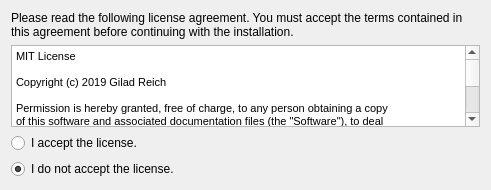
<?xml version="1.0" encoding="UTF-8"?>
<ui version="4.0">
 <class>LicenseWidget</class>
 <widget class="QWidget" name="LicenseWidget">
  <property name="geometry">
   <rect>
    <x>0</x>
    <y>0</y>
    <width>491</width>
    <height>190</height>
   </rect>
  </property>
  <property name="minimumSize">
   <size>
    <width>491</width>
    <height>190</height>
   </size>
  </property>
  <property name="windowTitle">
   <string>Form</string>
  </property>
  <layout class="QVBoxLayout" name="verticalLayout">
   <item>
    <widget class="QLabel" name="label">
     <property name="sizePolicy">
      <sizepolicy hsizetype="MinimumExpanding" vsizetype="Minimum">
       <horstretch>0</horstretch>
       <verstretch>0</verstretch>
      </sizepolicy>
     </property>
     <property name="text">
      <string>Please read the following license agreement. You must accept the terms contained in this agreement before continuing with the installation.</string>
     </property>
     <property name="wordWrap">
      <bool>true</bool>
     </property>
    </widget>
   </item>
   <item>
    <widget class="QTextBrowser" name="textBrowser">
     <property name="html">
      <string>&lt;!DOCTYPE HTML PUBLIC &quot;-//W3C//DTD HTML 4.0//EN&quot; &quot;http://www.w3.org/TR/REC-html40/strict.dtd&quot;&gt;
&lt;html&gt;&lt;head&gt;&lt;meta name=&quot;qrichtext&quot; content=&quot;1&quot; /&gt;&lt;style type=&quot;text/css&quot;&gt;
p, li { white-space: pre-wrap; }
&lt;/style&gt;&lt;/head&gt;&lt;body style=&quot; font-family:'MS Shell Dlg 2'; font-size:8.25pt; font-weight:400; font-style:normal;&quot;&gt;
&lt;p style=&quot; margin-top:0px; margin-bottom:0px; margin-left:0px; margin-right:0px; -qt-block-indent:0; text-indent:0px;&quot;&gt;MIT License&lt;/p&gt;
&lt;p style=&quot;-qt-paragraph-type:empty; margin-top:0px; margin-bottom:0px; margin-left:0px; margin-right:0px; -qt-block-indent:0; text-indent:0px;&quot;&gt;&lt;br /&gt;&lt;/p&gt;
&lt;p style=&quot; margin-top:0px; margin-bottom:0px; margin-left:0px; margin-right:0px; -qt-block-indent:0; text-indent:0px;&quot;&gt;Copyright (c) 2019 Gilad Reich&lt;/p&gt;
&lt;p style=&quot;-qt-paragraph-type:empty; margin-top:0px; margin-bottom:0px; margin-left:0px; margin-right:0px; -qt-block-indent:0; text-indent:0px;&quot;&gt;&lt;br /&gt;&lt;/p&gt;
&lt;p style=&quot; margin-top:0px; margin-bottom:0px; margin-left:0px; margin-right:0px; -qt-block-indent:0; text-indent:0px;&quot;&gt;Permission is hereby granted, free of charge, to any person obtaining a copy&lt;/p&gt;
&lt;p style=&quot; margin-top:0px; margin-bottom:0px; margin-left:0px; margin-right:0px; -qt-block-indent:0; text-indent:0px;&quot;&gt;of this software and associated documentation files (the &amp;quot;Software&amp;quot;), to deal&lt;/p&gt;
&lt;p style=&quot; margin-top:0px; margin-bottom:0px; margin-left:0px; margin-right:0px; -qt-block-indent:0; text-indent:0px;&quot;&gt;in the Software without restriction, including without limitation the rights&lt;/p&gt;
&lt;p style=&quot; margin-top:0px; margin-bottom:0px; margin-left:0px; margin-right:0px; -qt-block-indent:0; text-indent:0px;&quot;&gt;to use, copy, modify, merge, publish, distribute, sublicense, and/or sell&lt;/p&gt;
&lt;p style=&quot; margin-top:0px; margin-bottom:0px; margin-left:0px; margin-right:0px; -qt-block-indent:0; text-indent:0px;&quot;&gt;copies of the Software, and to permit persons to whom the Software is&lt;/p&gt;
&lt;p style=&quot; margin-top:0px; margin-bottom:0px; margin-left:0px; margin-right:0px; -qt-block-indent:0; text-indent:0px;&quot;&gt;furnished to do so, subject to the following conditions:&lt;/p&gt;
&lt;p style=&quot;-qt-paragraph-type:empty; margin-top:0px; margin-bottom:0px; margin-left:0px; margin-right:0px; -qt-block-indent:0; text-indent:0px;&quot;&gt;&lt;br /&gt;&lt;/p&gt;
&lt;p style=&quot; margin-top:0px; margin-bottom:0px; margin-left:0px; margin-right:0px; -qt-block-indent:0; text-indent:0px;&quot;&gt;The above copyright notice and this permission notice shall be included in all&lt;/p&gt;
&lt;p style=&quot; margin-top:0px; margin-bottom:0px; margin-left:0px; margin-right:0px; -qt-block-indent:0; text-indent:0px;&quot;&gt;copies or substantial portions of the Software.&lt;/p&gt;
&lt;p style=&quot;-qt-paragraph-type:empty; margin-top:0px; margin-bottom:0px; margin-left:0px; margin-right:0px; -qt-block-indent:0; text-indent:0px;&quot;&gt;&lt;br /&gt;&lt;/p&gt;
&lt;p style=&quot; margin-top:0px; margin-bottom:0px; margin-left:0px; margin-right:0px; -qt-block-indent:0; text-indent:0px;&quot;&gt;THE SOFTWARE IS PROVIDED &amp;quot;AS IS&amp;quot;, WITHOUT WARRANTY OF ANY KIND, EXPRESS OR&lt;/p&gt;
&lt;p style=&quot; margin-top:0px; margin-bottom:0px; margin-left:0px; margin-right:0px; -qt-block-indent:0; text-indent:0px;&quot;&gt;IMPLIED, INCLUDING BUT NOT LIMITED TO THE WARRANTIES OF MERCHANTABILITY,&lt;/p&gt;
&lt;p style=&quot; margin-top:0px; margin-bottom:0px; margin-left:0px; margin-right:0px; -qt-block-indent:0; text-indent:0px;&quot;&gt;FITNESS FOR A PARTICULAR PURPOSE AND NONINFRINGEMENT. IN NO EVENT SHALL THE&lt;/p&gt;
&lt;p style=&quot; margin-top:0px; margin-bottom:0px; margin-left:0px; margin-right:0px; -qt-block-indent:0; text-indent:0px;&quot;&gt;AUTHORS OR COPYRIGHT HOLDERS BE LIABLE FOR ANY CLAIM, DAMAGES OR OTHER&lt;/p&gt;
&lt;p style=&quot; margin-top:0px; margin-bottom:0px; margin-left:0px; margin-right:0px; -qt-block-indent:0; text-indent:0px;&quot;&gt;LIABILITY, WHETHER IN AN ACTION OF CONTRACT, TORT OR OTHERWISE, ARISING FROM,&lt;/p&gt;
&lt;p style=&quot; margin-top:0px; margin-bottom:0px; margin-left:0px; margin-right:0px; -qt-block-indent:0; text-indent:0px;&quot;&gt;OUT OF OR IN CONNECTION WITH THE SOFTWARE OR THE USE OR OTHER DEALINGS IN THE&lt;/p&gt;
&lt;p style=&quot; margin-top:0px; margin-bottom:0px; margin-left:0px; margin-right:0px; -qt-block-indent:0; text-indent:0px;&quot;&gt;SOFTWARE.&lt;/p&gt;
&lt;p style=&quot;-qt-paragraph-type:empty; margin-top:0px; margin-bottom:0px; margin-left:0px; margin-right:0px; -qt-block-indent:0; text-indent:0px;&quot;&gt;&lt;br /&gt;&lt;/p&gt;&lt;/body&gt;&lt;/html&gt;</string>
     </property>
     <property name="placeholderText">
      <string/>
     </property>
     <property name="source">
      <url>
       <string>qrc:/LICENSE.txt</string>
      </url>
     </property>
    </widget>
   </item>
   <item>
    <widget class="QRadioButton" name="acceptLicense">
     <property name="text">
      <string>I accept the license.</string>
     </property>
    </widget>
   </item>
   <item>
    <widget class="QRadioButton" name="declineLicense">
     <property name="text">
      <string>I do not accept the license.</string>
     </property>
     <property name="checked">
      <bool>true</bool>
     </property>
    </widget>
   </item>
  </layout>
 </widget>
 <resources>
  <include location="../../../resources/installer.qrc"/>
 </resources>
 <connections/>
</ui>
